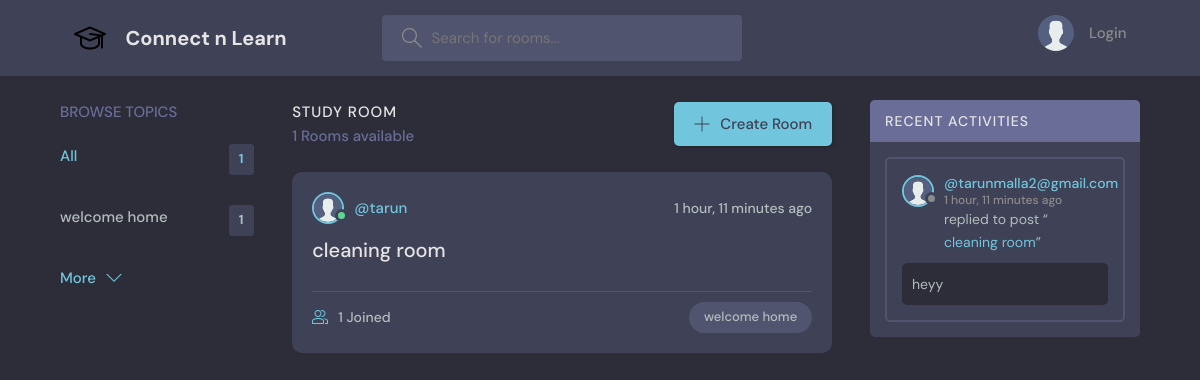
The page / on the database its author committed.
### core/models.py (models this page shows, shortened)
class Topic(models.Model):
    name=models.CharField(max_length=200)

class Room(models.Model):
    host=models.ForeignKey(User,on_delete=models.SET_NULL,null=True)
    topic=models.ForeignKey(Topic,on_delete=models.SET_NULL,null=True)
    name=models.CharField(max_length=200)
    description=models.TextField(null=True,blank=True)
    participants=models.ManyToManyField(User,related_name='participants',blank=True)
    updated=models.DateTimeField(auto_now=True)
    created=models.DateTimeField(auto_now_add=True)
    class Meta:
        ordering=['-updated','-created']
    def __str__(self):
        return self.name

class User(AbstractUser):
    name=models.CharField(max_length=50,null=True)
    email=models.EmailField(unique=True,null=True)
    bio=models.TextField(max_length=200,null=True)
    avatar=models.ImageField(null=True,default="avatar.svg")
    USERNAME_FIELD='email'
    REQUIRED_FIELDS=[]

class Message(models.Model):
    user=models.ForeignKey(User,on_delete=models.CASCADE)
    room=models.ForeignKey(Room,on_delete=models.CASCADE)
    body=models.TextField()
    updated=models.DateTimeField(auto_now=True)
    created=models.DateTimeField(auto_now_add=True)
    class Meta:
        ordering=['-updated','-created']

### core/views.py (the view)
# urls.py: path("",views.home,name="home"),
def home(request):
    q=request.GET.get('q') if request.GET.get('q')!=None else ''
    rooms=Room.objects.filter(Q(topic__name__icontains=q) | Q(name__icontains=q) | Q(description__icontains=q))
    topics=Topic.objects.all()[0:5]
    room_count=rooms.count()
    room_message=Message.objects.filter(room__topic__name__icontains=q)
    context={'rooms':rooms,'topics':topics,'room_count':room_count,'room_message':room_message}
    return render(request,'core/home.html',context)

### core/templates/core/home.html (shortened to what this page needs)
{% extends 'main.html' %}
{% block content %}
    <main class="layout layout--3">
      <div class="container">
        {% include 'core/topics_component.html' %}
        <div class="roomList">
          <div class="roomList__header">
            <div>
              <h2>Study Room</h2>
              <p>{{rooms.count}} Rooms available</p>
            </div>
            <a class="btn btn--main" href="{% url 'create-room' %}">
              <svg version="1.1" xmlns="http://www.w3.org/2000/svg" width="32" height="32" viewBox="0 0 32 32">
                <title>add</title>
                <path
                  d="M16.943 0.943h-1.885v14.115h-14.115v1.885h14.115v14.115h1.885v-14.115h14.115v-1.885h-14.115v-14.115z"
                ></path>
              </svg>
              Create Room
            </a>
          </div>
          {% include 'core/feed_component.html' %}
        </div>
        {% include 'core/activity_component.html'%}
      </div>
    </main>
{% endblock content %}

### core/templates/core/topics_component.html
<div class="topics">
    <div class="topics__header">
      <h2>Browse Topics</h2>
    </div>
    <ul class="topics__list">
      <li>
        <a href="{% url 'home' %}" class="active">All <span>{{topics.count}}</span></a>
      </li>
      {% for topic in topics %}
      <li>
        <a href="{% url 'home' %}?q={{topic.name}}">{{topic.name}} <span>{{topic.room_set.all.count}}</span></a>
      </li>
      {% endfor %}
    </ul>
    <a class="btn btn--link" href="{% url 'topic-page' %}">
      More
      <svg version="1.1" xmlns="http://www.w3.org/2000/svg" width="32" height="32" viewBox="0 0 32 32">
        <title>chevron-down</title>
        <path d="M16 21l-13-13h-3l16 16 16-16h-3l-13 13z"></path>
      </svg>
    </a>
  </div>

### core/templates/core/feed_component.html (shortened to what this page needs)
{%for room in rooms%}
<div class="roomListRoom">
    <div class="roomListRoom__header">
      <a href="{% url 'user-profile' room.host.id %}" class="roomListRoom__author">
        <div class="avatar avatar--small active">
          <img src="{{room.host.avatar.url}}" />
        </div>
        <span>@{{room.host.username}}</span>
      </a>
      <div class="roomListRoom__actions">
        <span>{{room.created|timesince}}  ago</span>
      </div>
    </div>
    <div class="roomListRoom__content">
      <a href="{% url 'room' room.id%}">{{room.name}}</a>
    </div>
    <div class="roomListRoom__meta">
      <a  href="{% url 'room' room.id%}" class="roomListRoom__joined">
        {{room.participants.all.count}} Joined
      </a>
      <p class="roomListRoom__topic">{{room.topic.name}}</p>
    </div>
  </div>
  {%endfor%}

### core/templates/core/activity_component.html (shortened to what this page needs)
<div class="activities">
    <div class="activities__header">
      <h2>Recent Activities</h2>
    </div>
{% for message in room_message %}
    <div class="activities__box">
      <div class="activities__boxHeader roomListRoom__header">
        <a href="{% url 'user-profile' message.user.id %}" class="roomListRoom__author">
          <div class="avatar avatar--small">
            <img src="{{message.user.avatar.url}}" />
          </div>
          <p>
            @{{message.user}}
            <span>{{message.created|timesince}} ago</span>
          </p>
        </a>
      </div>
      <div class="activities__boxContent">
        <p>replied to post “<a href="{% url 'room' message.room.id %}">{{message.room}}</a>”</p>
        <div class="activities__boxRoomContent">
            {{message.body}}
        </div>
      </div>
    </div>
    {% endfor %}
  </div>

### rows shown on the page
Topic: name "welcome home", room_set.all.count "1"
Room: host.avatar (placeholder picture), host.username "tarun", created "1 hour, 11 minutes", name "cleaning room", participants.all.count "1", topic.name "welcome home"
Message: user.avatar (placeholder picture), user "tarunmalla2@gmail.com", created "1 hour, 11 minutes", room "cleaning room", body "heyy"

### other values the page prints
{{ topics.count }} "1"
{{ rooms.count }} "1"
